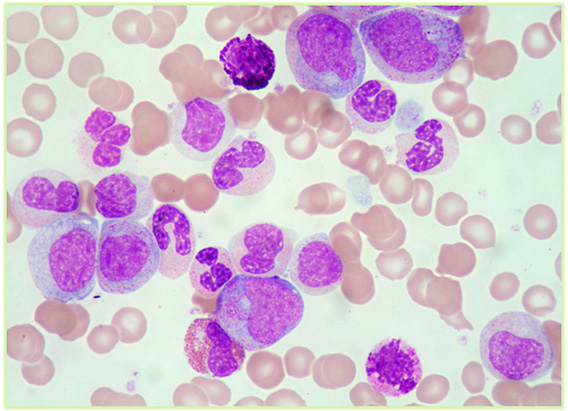
#> input picture Imagem3/imgem3.jpg, 568 x 411 px, found by its file name
$ python Otsu.py
#> lines starting #> are read from the running program, lines starting #| are printed output that depends on the picture; after the words box and inside, x2 and y2 are one past the last pixel; in counts of white or black regions, pixels touching at a corner belong together
import cv2
import numpy as np
import matplotlib.pyplot as plt

# Carregar a imagem
imagem_path = "Imagem3/imgem3.jpg"
imagem = cv2.imread(imagem_path, cv2.IMREAD_GRAYSCALE)
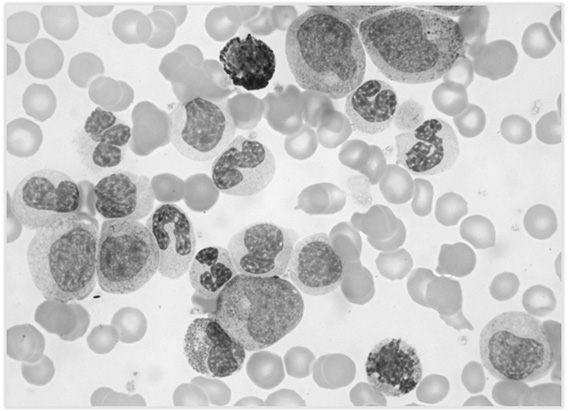
#> imagem: shape (411, 568); min 20, max 255, mean 197.5

# Aplicar o método de Otsu
_, imagem_segmentada = cv2.threshold(imagem, 0, 255, cv2.THRESH_BINARY + cv2.THRESH_OTSU)
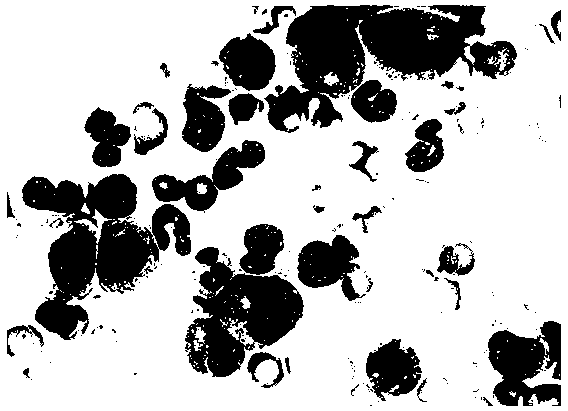
#> imagem_segmentada: shape (411, 568); 72.6% white; 221 black regions (177 under 20 px), largest, box (x1, y1, x2, y2) and area: (264, 5, 517, 133) 15259, (22, 174, 191, 340) 12542, (185, 247, 304, 377) 8223

# Exibir as imagens
plt.subplot(121), plt.imshow(imagem, cmap='gray')
plt.title('Imagem Original'), plt.xticks([]), plt.yticks([])

plt.subplot(122), plt.imshow(imagem_segmentada, cmap='gray')
plt.title('Imagem Segmentada - Otsu'), plt.xticks([]), plt.yticks([])

plt.show()
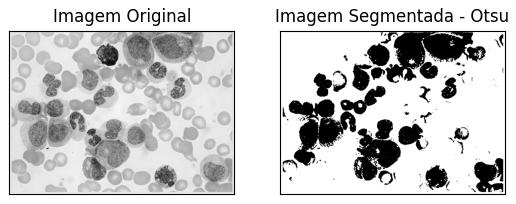
#> figure drawn by matplotlib, 2 panels
